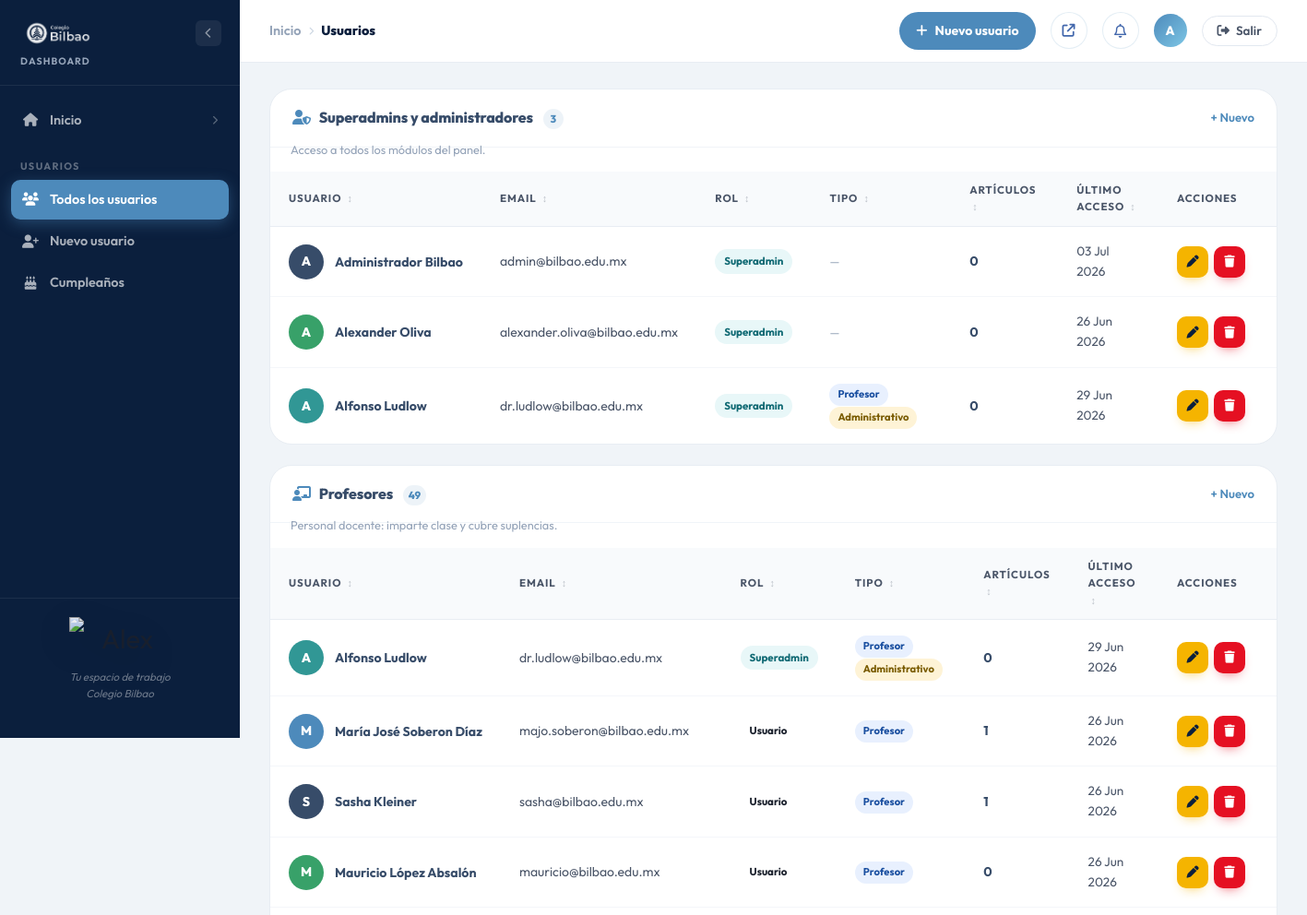
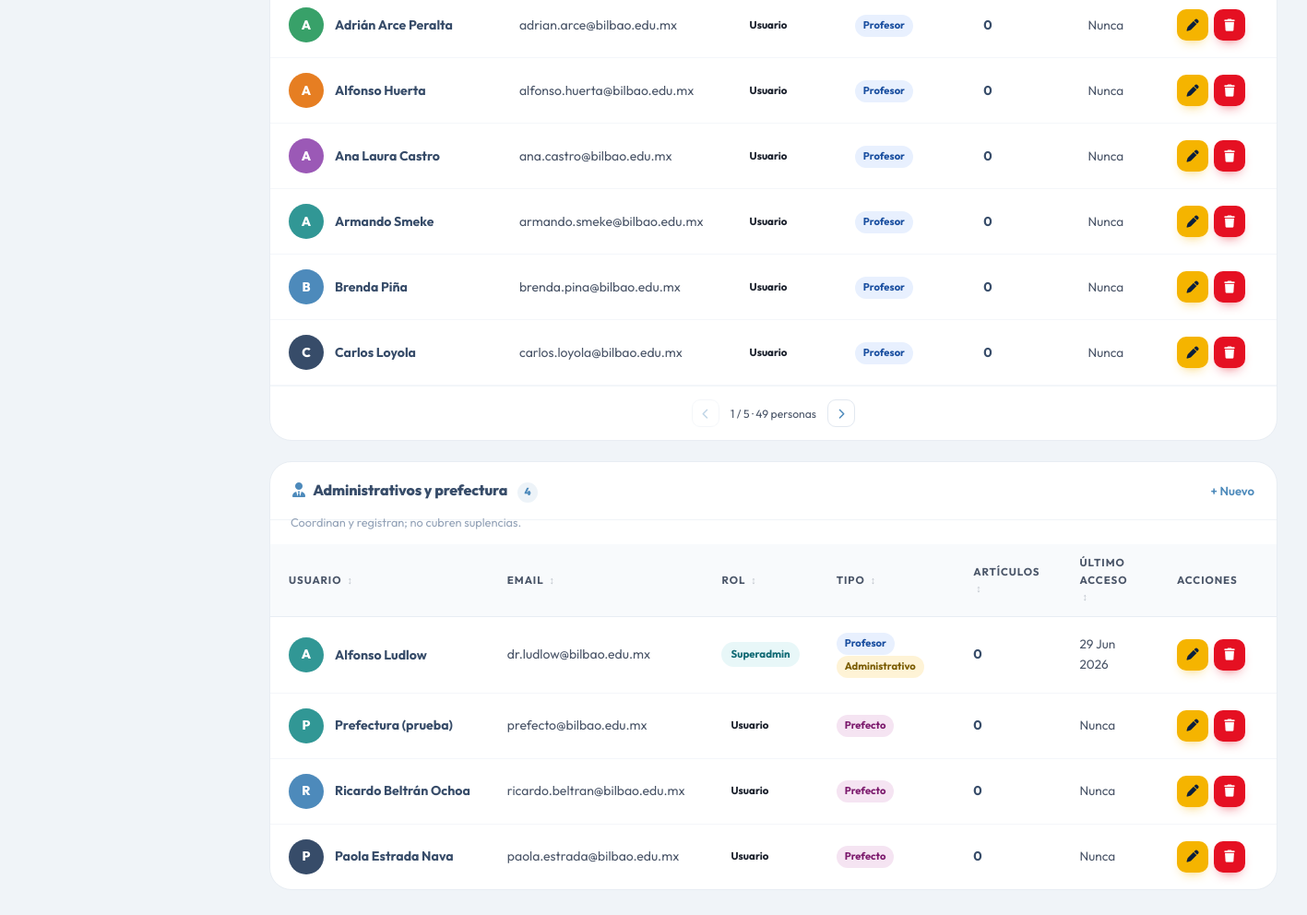
The page /dashboard/usuarios (signed in) on the database its author committed (2 pictures, top to bottom).
### tables this page shows
CREATE TABLE usuarios (
    id               INT UNSIGNED  NOT NULL AUTO_INCREMENT,
    nombre           VARCHAR(120)  NOT NULL,
    email            VARCHAR(180)  NOT NULL,
    password         VARCHAR(255)  NOT NULL,
    rol              ENUM('superadmin','administrador','usuario') NOT NULL DEFAULT 'usuario',
    rol_redaccion    ENUM('revisor','editor') NULL,   
    tipo_personal    SET('profesor','prefecto','administrativo') NULL,  
    puede_suplir     TINYINT(1)    NOT NULL DEFAULT 1,  
    modulos          VARCHAR(255)  NULL,           
    fecha_nacimiento DATE          NULL,           
    avatar           VARCHAR(255)  NULL,
    ultimo_acceso    DATETIME      NULL,
    creado_en        TIMESTAMP     NOT NULL DEFAULT CURRENT_TIMESTAMP,
    PRIMARY KEY (id),
    UNIQUE KEY uq_email (email)
);

### views/blog/usuarios/index.php (the view, shortened to what the rows shown need)
<?php
$avatarColors = ['#4D8ABB', '#374C69', '#38A169', '#E67E22', '#9B59B6', '#319795'];
$puedeGestionar = in_array($_SESSION['blog_usuario']['rol'] ?? '', ['administrador', 'superadmin'], true);
function formatAcceso(?string $fecha): string {
    if (!$fecha) return 'Nunca';
    $ts   = strtotime($fecha);
    $hoy  = strtotime('today');
    $ayer = strtotime('yesterday');
    return date('d M Y', $ts);
}
function rolBadgeClass(string $rol): string {
    return match($rol) {
        'superadmin'    => 'admin-badge--scheduled',
        'administrador' => 'admin-badge--published',
        default         => '',
    };
}
function rolLabel(string $rol): string {
    return match($rol) {
        'superadmin'    => 'Superadmin',
        'administrador' => 'Admin',
        default         => 'Usuario',
    };
}
$tiposDe = fn($u) => array_filter(array_map('trim', explode(',', (string)($u->tipo_personal ?? ''))));
$grupos = [
    [
        'clave'  => 'superadmins',
        'titulo' => 'Superadmins y administradores',
        'sub'    => 'Acceso a todos los módulos del panel.',
        'icon'   => 'fa-user-shield',
        'lista'  => array_values(array_filter($usuarios ?? [],
            fn($u) => in_array($u->rol, ['superadmin', 'administrador'], true))),
    ],
    [
        'clave'  => 'profesores',
        'titulo' => 'Profesores',
        'sub'    => 'Personal docente: imparte clase y cubre suplencias.',
        'icon'   => 'fa-chalkboard-user',
        'lista'  => array_values(array_filter($usuarios ?? [],
            fn($u) => in_array('profesor', $tiposDe($u), true))),
    ],
    [
        'clave'  => 'administrativos',
        'titulo' => 'Administrativos y prefectura',
        'sub'    => 'Coordinan y registran; no cubren suplencias.',
        'icon'   => 'fa-user-tie',
        'lista'  => array_values(array_filter($usuarios ?? [],
            fn($u) => (bool)array_intersect(['administrativo', 'prefecto'], $tiposDe($u)))),
    ],
];
?>
<div class="admin-layout">
    <div class="admin-main">
        <main class="admin-content">
            <?php if (empty($usuarios)): ?>
            <div class="admin-panel">
                <div class="admin-empty-state">
                    <img src="/build/assets/img/alex/alex-volley.png" alt="Alex" class="admin-empty-state__img">
                    <p class="admin-empty-state__text">Aún no hay usuarios registrados.</p>
                    <a href="/dashboard/usuarios/crear" class="admin-btn admin-btn--primary">
                        <i class="fa-solid fa-user-plus"></i> Crear primer usuario
                    </a>
                </div>
            </div>
            <?php else: ?>
            <?php foreach ($grupos as $g): ?>
            <div class="admin-panel usr-panel">
                <div class="admin-panel__header">
                    <h2 class="admin-panel__title">
                        <i class="fa-solid <?= $g['icon'] ?> usr-panel__icon"></i>
                        <?= s($g['titulo']) ?>
                        <span class="admin-panel__count"><?= count($g['lista']) ?></span>
                    </h2>
                    <?php if ($puedeGestionar): ?>
                    <a href="/dashboard/usuarios/crear" class="admin-panel__action">+ Nuevo</a>
                    <?php endif; ?>
                </div>
                <p class="usr-panel__sub"><?= s($g['sub']) ?></p>
                <?php if (!$g['lista']): ?>
                <p class="usr-panel__vacio">Nadie en este grupo por ahora.</p>
                <?php else: ?>
                <div class="admin-table-scroll">
                    <table class="admin-table" data-table data-table-per="10" data-table-noun="personas">
                        <thead>
                            <tr>
                                <th data-sort="text">Usuario</th>
                                <th data-sort="text">Email</th>
                                <th data-sort="text">Rol</th>
                                <th data-sort="text">Tipo</th>
                                <th data-sort="num">Artículos</th>
                                <th data-sort="date">Último acceso</th>
                                <th>Acciones</th>
                            </tr>
                        </thead>
                        <tbody>
                        <?php foreach ($g['lista'] as $i => $u): ?>
                            <?php
                                $color   = $avatarColors[$u->id % count($avatarColors)];
                                $inicial = strtoupper(mb_substr($u->nombre, 0, 1));
                                $tipos   = $tiposDe($u);
                            ?>
                            <tr data-pager-item<?= $i >= 10 ? ' class="is-hidden"' : '' ?>>
                                <td data-val="<?= s($u->nombre) ?>">
                                    <div style="display:flex;align-items:center;gap:.75rem;">
                                        <div class="admin-topbar__avatar" style="width:38px;height:38px;font-size:.875rem;flex-shrink:0;background:<?= s($color) ?>;">
                                            <?php if ($u->avatar): ?>
                                                <img src="<?= s($u->avatar) ?>" alt="" style="width:100%;height:100%;object-fit:cover;" onerror="this.parentElement.textContent='<?= s($inicial) ?>'">
                                            <?php else: ?>
                                                <?= s($inicial) ?>
                                            <?php endif; ?>
                                        </div>
                                        <div class="admin-table__title"><?= s($u->nombre) ?></div>
                                    </div>
                                </td>
                                <td style="color:var(--text-gray);font-size:.875rem;"><?= s($u->email) ?></td>
                                <td data-val="<?= s(rolLabel($u->rol)) ?>">
                                    <span class="admin-badge <?= rolBadgeClass($u->rol) ?>"><?= s(rolLabel($u->rol)) ?></span>
                                </td>
                                <td data-val="<?= s(implode(',', $tipos)) ?>">
                                    <?php if ($tipos): ?>
                                        <?php foreach ($tipos as $t): ?>
                                        <span class="usr-tipo usr-tipo--<?= s($t) ?>"><?= s(ucfirst($t)) ?></span>
                                        <?php endforeach; ?>
                                    <?php else: ?>
                                        <span class="usr-nil">—</span>
                                    <?php endif; ?>
                                </td>
                                <td style="font-weight:700;color:var(--col-herencia);"><?= (int)$u->total_articulos ?></td>
                                <td data-val="<?= $u->ultimo_acceso ? s(date('Y-m-d H:i', strtotime($u->ultimo_acceso))) : '' ?>"
                                    style="font-size:.85rem;color:var(--text-gray);"><?= s(formatAcceso($u->ultimo_acceso)) ?></td>
                                <td>
                                    <?php if ($puedeGestionar): ?>
                                    <div class="admin-table__actions">
                                        <a href="/dashboard/usuarios/editar?id=<?= (int)$u->id ?>" class="admin-act admin-act--edit" title="Editar usuario">
                                            <i class="fa-solid fa-pen"></i>
                                        </a>
                                        <button
                                            type="button"
                                            class="admin-act admin-act--del"
                                            onclick="confirmarEliminar(<?= (int)$u->id ?>, '<?= s(addslashes($u->nombre)) ?>')"
                                            title="Eliminar usuario"
                                        >
                                            <i class="fa-solid fa-trash"></i>
                                        </button>
                                    </div>
                                    <?php else: ?>
                                    <span class="usr-nil">Solo lectura</span>
                                    <?php endif; ?>
                                </td>
                            </tr>
                        <?php endforeach; ?>
                        </tbody>
                    </table>
                </div>
                <?php endif; ?>
            </div>
            <?php endforeach; ?>
            <?php endif; ?>
        </main>
    </div>
</div>

### rows shown on the page
usuarios: nombre "A", nombre "Administrador Bilbao", email "admin@bilbao.edu.mx", rol "Superadmin", total_articulos "0", ultimo_acceso "03 Jul 2026"
usuarios: nombre "A", nombre "Alexander Oliva", email "alexander.oliva@bilbao.edu.mx", rol "Superadmin", total_articulos "0", ultimo_acceso "26 Jun 2026"
usuarios: nombre "A", nombre "Alfonso Ludlow", email "dr.ludlow@bilbao.edu.mx", rol "Superadmin", tipo_personal "Profesor", tipo_personal "Administrativo", total_articulos "0", ultimo_acceso "29 Jun 2026"
usuarios: nombre "M", nombre "María José Soberon Díaz", email "majo.soberon@bilbao.edu.mx", rol "Usuario", tipo_personal "Profesor", total_articulos "1", ultimo_acceso "26 Jun 2026"
usuarios: nombre "S", nombre "Sasha Kleiner", email "sasha@bilbao.edu.mx", rol "Usuario", tipo_personal "Profesor", total_articulos "1", ultimo_acceso "26 Jun 2026"
usuarios: nombre "M", nombre "Mauricio López Absalón", email "mauricio@bilbao.edu.mx", rol "Usuario", tipo_personal "Profesor", total_articulos "0", ultimo_acceso "26 Jun 2026"
usuarios: nombre "A", nombre "Adrián Arce Peralta", email "adrian.arce@bilbao.edu.mx", rol "Usuario", tipo_personal "Profesor", total_articulos "0", ultimo_acceso "Nunca"
usuarios: nombre "A", nombre "Alfonso Huerta", email "alfonso.huerta@bilbao.edu.mx", rol "Usuario", tipo_personal "Profesor", total_articulos "0", ultimo_acceso "Nunca"
usuarios: nombre "A", nombre "Ana Laura Castro", email "ana.castro@bilbao.edu.mx", rol "Usuario", tipo_personal "Profesor", total_articulos "0", ultimo_acceso "Nunca"
usuarios: nombre "A", nombre "Armando Smeke", email "armando.smeke@bilbao.edu.mx", rol "Usuario", tipo_personal "Profesor", total_articulos "0", ultimo_acceso "Nunca"
usuarios: nombre "B", nombre "Brenda Piña", email "brenda.pina@bilbao.edu.mx", rol "Usuario", tipo_personal "Profesor", total_articulos "0", ultimo_acceso "Nunca"
usuarios: nombre "C", nombre "Carlos Loyola", email "carlos.loyola@bilbao.edu.mx", rol "Usuario", tipo_personal "Profesor", total_articulos "0", ultimo_acceso "Nunca"
usuarios: nombre "P", nombre "Prefectura (prueba)", email "prefecto@bilbao.edu.mx", rol "Usuario", tipo_personal "Prefecto", total_articulos "0", ultimo_acceso "Nunca"
usuarios: nombre "R", nombre "Ricardo Beltrán Ochoa", email "ricardo.beltran@bilbao.edu.mx", rol "Usuario", tipo_personal "Prefecto", total_articulos "0", ultimo_acceso "Nunca"
usuarios: nombre "P", nombre "Paola Estrada Nava", email "paola.estrada@bilbao.edu.mx", rol "Usuario", tipo_personal "Prefecto", total_articulos "0", ultimo_acceso "Nunca"

### other values the page prints
$_cr['label'] "Inicio"
$_cr['label'] "Usuarios"
$_tbInicial "A"
s($g['titulo']) "Superadmins y administradores"
count($g['lista']) "3"
s($g['sub']) "Acceso a todos los módulos del panel."
s($g['titulo']) "Profesores"
count($g['lista']) "49"
s($g['sub']) "Personal docente: imparte clase y cubre suplencias."
s($g['titulo']) "Administrativos y prefectura"
count($g['lista']) "4"
s($g['sub']) "Coordinan y registran; no cubren suplencias."
